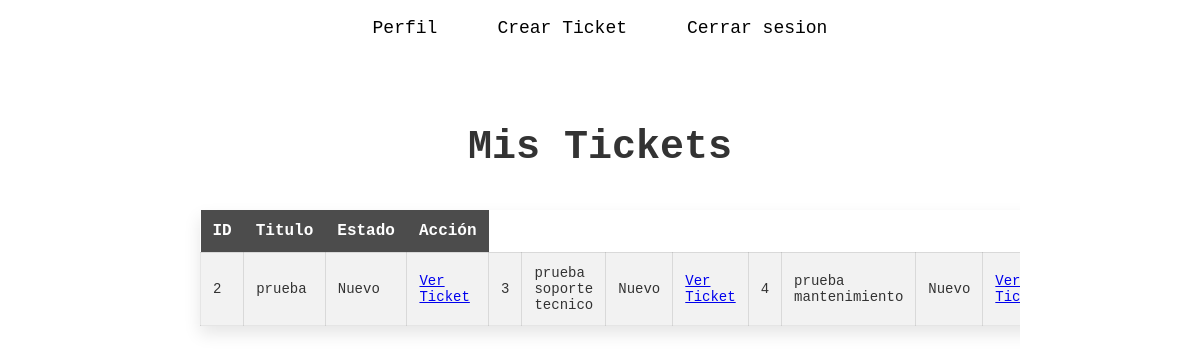
Screenshot of /SAS_tickets/tickets/ (signed in) with the database file from the repository.
### SAS_tickets/models.py (models this page shows, shortened)
class Ticket(models.Model):
    id_ticket    = models.AutoField(db_column='id_ticket', primary_key=True)
    titulo       = models.CharField(max_length=50, blank=False, null=False)
    fecha        = models.DateTimeField(auto_now_add=True)
    user         = models.ForeignKey(User, on_delete=models.CASCADE, related_name='tickets_as_user')
    tecnico      = models.ForeignKey(User, on_delete=models.CASCADE, null=True, blank=True, related_name='tickets_as_technician')
    id_categoria = models.ForeignKey('Categoria', on_delete=models.CASCADE, db_column='id_categoria')
    id_prioridad = models.ForeignKey('SLA', on_delete=models.CASCADE, db_column='id_prioridad')
    id_estado    = models.ForeignKey('Estado_Ticket', on_delete=models.CASCADE, db_column='id_estado')

class Estado_Ticket(models.Model):
    id_estado = models.AutoField(db_column='id_estado', primary_key=True)
    estado    = models.CharField(max_length=50, blank=False, null=False)

### SAS_tickets/views.py (the view)
# urls.py: path('tickets/', views.tickets, name="tickets"),
@login_required
def tickets(request):
    tickets = Ticket.objects.filter(user=request.user)
    context = {
        "tickets": tickets
    }
    return render(request,'SAS_tickets/tickets.html', context)

### SAS_tickets/templates/SAS_tickets/tickets.html (shortened to what this page needs)
{% load static %}
<!DOCTYPE html>
<html lang="en">
<head>
    <link rel="stylesheet" href="{% static 'tickets.css' %}">
</head>
<body>
    <header>
        <nav class="navbar">
            <ul class="nav-list">
                <li><a href="{% url 'perfil' %}">Perfil</a></li>
                <li><a href="{% url 'crear_ticket' %}">Crear Ticket</a></li>
                <li><a href="#">Cerrar sesion</a></li>
            </ul>
        </nav>
    </header>
    <div class="content">
        <h1>Mis Tickets</h1>
        <div class="table-container">
            <table>
                <tr>
                    <th>ID</th>
                    <th>Titulo</th>
                    <th>Estado</th>
                    <th>Acción</th>
                </tr>
                <tr>
                {% for ticket in tickets %}
                    <td>{{ticket.id_ticket}}</td>
                    <td>{{ticket.titulo}}</td>
                    <td>{{ticket.id_estado.estado}}</td>
                    <td><a href="{% url 'ver_ticket' ticket.id_ticket %}">Ver Ticket</a></td>
                {% endfor %}
                </tr>
            </table>
        </div>
    </div>
</body>
</html>

### SAS_tickets/static/tickets.css (style rules this page uses)
* { font-family: monospace; }
.navbar { background-color: transparent; padding: 10px; text-align: center; }
.nav-list { list-style-type: none; margin: 0; padding: 0; display: flex; justify-content: center; align-items: center; }
.nav-list li { margin: 0 15px; }
.nav-list a { text-decoration: none; color: black; font-size: 18px; padding: 8px 15px; transition: background-color 0.3s ease, color 0.3s ease; }
.content { display: flex; flex-direction: column; align-items: center; margin-top: 50px; }
h1 { font-size: 40px; color: #333; margin-bottom: 20px; text-align: center; }
.table-container { display: block; width: 100%; max-width: 800px; padding: 20px; }
table { width: 100%; border-collapse: collapse; background: rgba(255, 255, 255, 0.1); box-shadow: 0 8px 16px rgba(0, 0, 0, 0.1); backdrop-filter: blur(10px); transition: transform 0.3s ease; }
th { background-color: rgba(0, 0, 0, 0.7); color: white; padding: 12px; text-align: left; font-weight: bold; font-size: 16px; }
td { padding: 12px; border: 1px solid rgba(0, 0, 0, 0.1); font-size: 14px; color: #333; }
tr:nth-child(even) { background-color: rgba(0, 0, 0, 0.05); }
.table-container { position: relative; min-height: 200px; overflow-y: auto; max-height: 500px; }
table { position: relative; top: 0; }

### rows the page displays
Ticket: id_ticket "2", titulo "prueba", id_estado.estado "Nuevo"
Ticket: id_ticket "3", titulo "prueba soporte tecnico", id_estado.estado "Nuevo"
Ticket: id_ticket "4", titulo "prueba mantenimiento", id_estado.estado "Nuevo"
